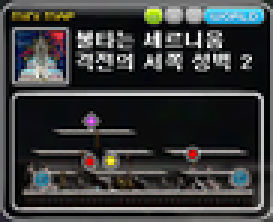
#> input picture resources_img/Minimap.png, 91 x 74 px, shrunk from 175 x 142 before the run (shown 3 times larger)
$ python test1.py
#> lines starting #> are read from the running program, lines starting #| are printed output that depends on the picture; pictures that were not available may be replaced by others from this repository, and a replacement may not be noted
import cv2

src = cv2.imread("resources_img/Minimap.png", cv2.IMREAD_GRAYSCALE)
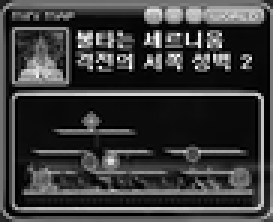
#> src: shape (74, 91) (shown 3 times larger); min 0, max 255, mean 58.5
templit = cv2.imread("resources_img/Player.png", cv2.IMREAD_GRAYSCALE)
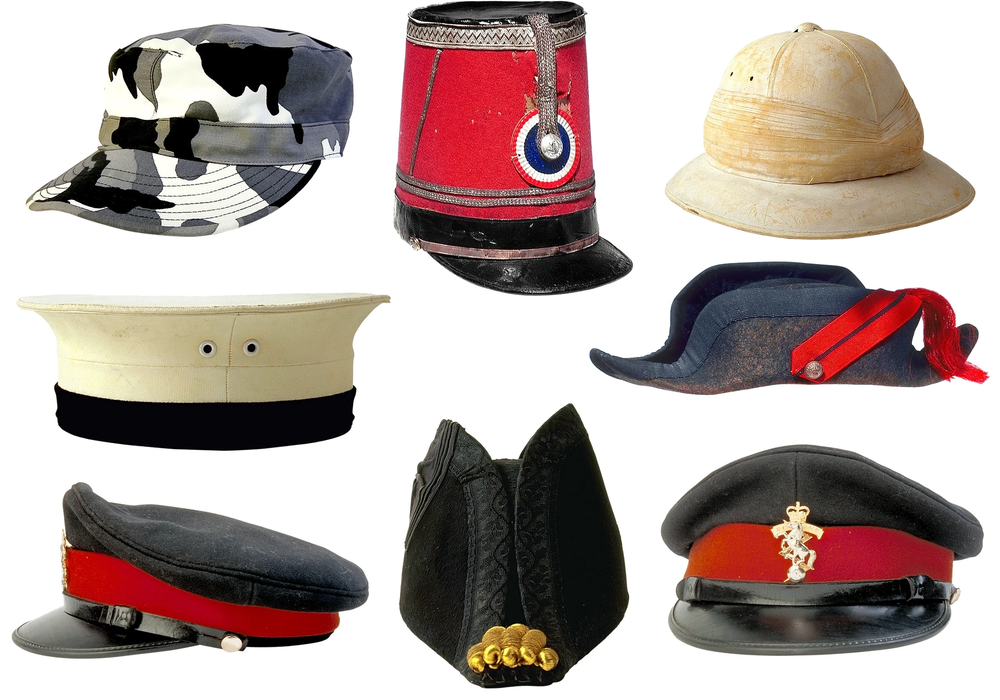
#> input picture resources_img/1.png, 1000 x 700 px, shrunk from 1920 x 1344 before the run, given in place of Player.png, which was not available
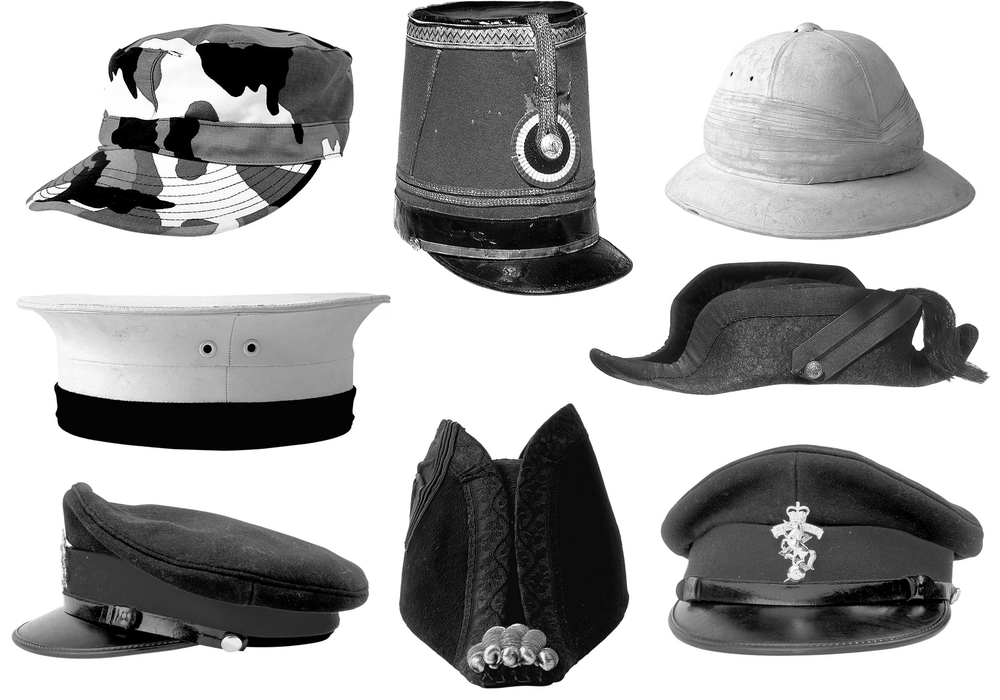
#> templit: shape (700, 1000); min 0, max 255, mean 169.7
dst = cv2.imread("resources_img/Minimap.png")
#> dst is the input picture: shape (74, 91, 3); mean B, G, R 59.3, 59.1, 58.2

result = cv2.matchTemplate(src, templit, cv2.TM_SQDIFF_NORMED)
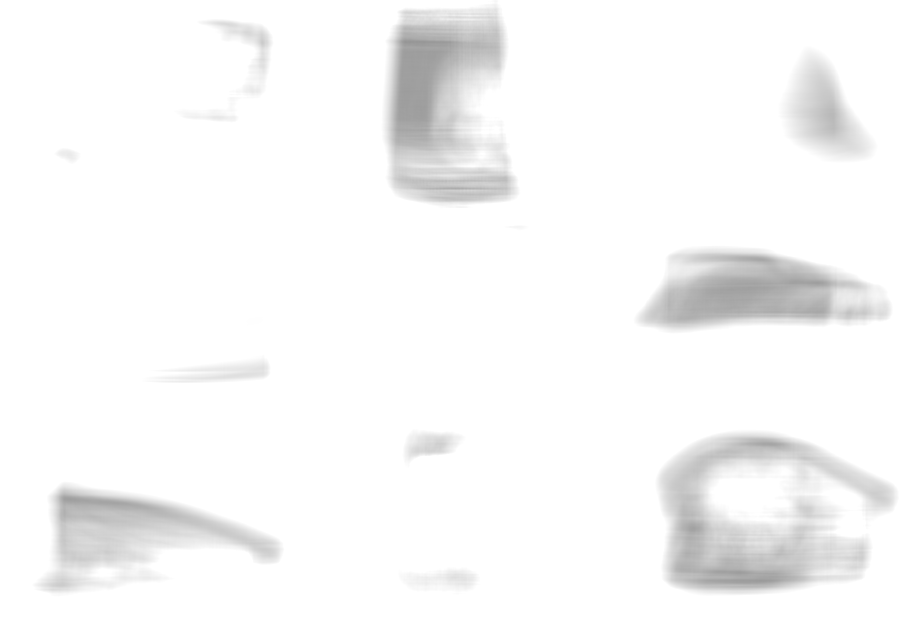
#> result: shape (627, 910) float32; min 0.59, max 1, mean 0.972

minVal, maxVal, minLoc, maxLoc = cv2.minMaxLoc(result)
#> minVal = 0.59; maxVal = 1; minLoc = (405, 42); maxLoc = (0, 0)
x, y = minLoc
#> x = 405; y = 42
h, w = templit.shape
#> h = 700; w = 1000

dst = cv2.rectangle(dst, (x, y), (x +  w, y + h) , (0, 0, 255), 1)
cv2.imshow("dst", dst)
cv2.waitKey(0)
cv2.destroyAllWindows()
